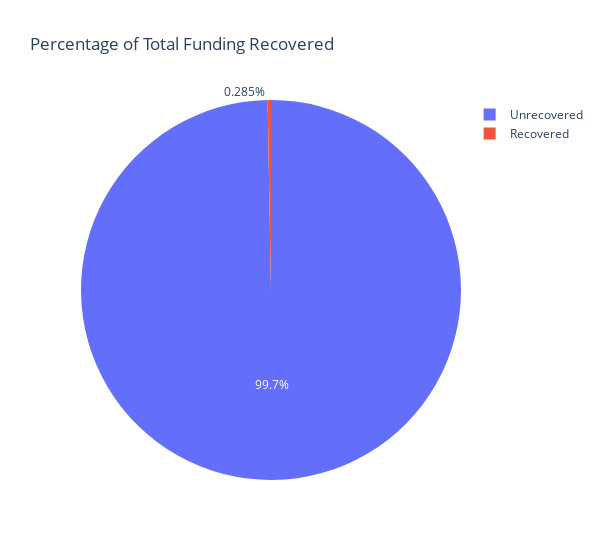

Notebook source saved alongside this figure:
### Markdown cell above
Task 1: Current state of the loans

### Code cell
# Get total amount of loans recovered
recovered_total = df['total_payment'].sum()
print(recovered_total)

# Calculate recoveries as a percentage of investor funding
total_funding_inv = df['funded_amount_inv'].sum()
rec_vs_funding_inv = (recovered_total / total_funding_inv) * 100
print(rec_vs_funding_inv)

# Visualise the above calculations
fig = px.pie(values=[recovered_total, total_funding_inv-recovered_total], names=['Recovered', 'Unrecovered'], title='Percentage of Total Funding Recovered', width=600)
fig.show()

### Figure 1 — Plotly figure (JSON) as saved in the notebook; plotly's stock layout.template omitted (floating-point values rounded to 4 significant figures)
{"data": [{"domain": {"x": [0, 1], "y": [0, 1]}, "hovertemplate": "label=%{label}<br>value=%{value}<extra></extra>", "labels": ["Recovered", "Unrecovered"], "legendgroup": "", "name": "", "showlegend": true, "type": "pie", "values": [1717000.0, 600000000.0]}], "layout": {"legend": {"tracegroupgap": 0}, "title": {"text": "Percentage of Total Funding Recovered"}, "width": 600}}
